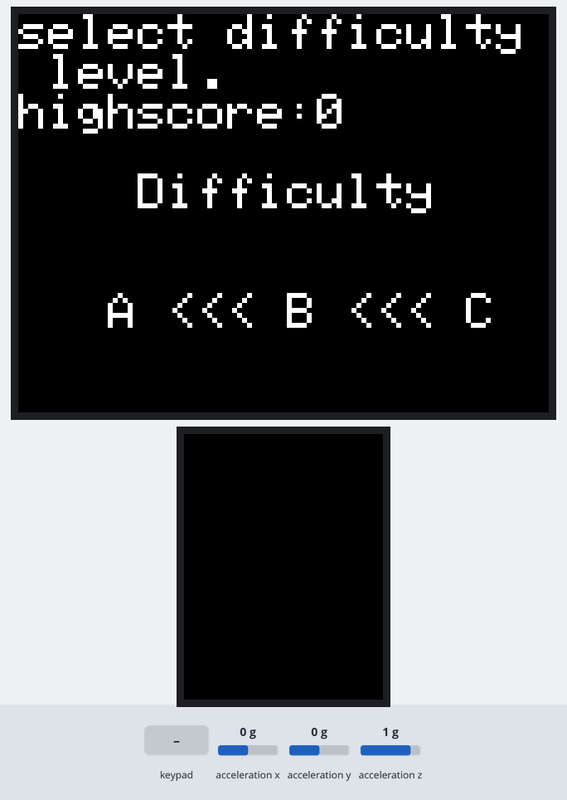
A program run on a simulated ESP32. Parts: 320×240 colour display, 240×320 colour display. The inputs (shaded band) are chosen by the test bench; at power-on: acceleration y 0 g, acceleration x 0 g, acceleration z 1 g. The local clock reads 2024-03-15 10:24:30 at power-on unless the program sets it; random numbers use the default seed unless the program sets one.

Above: at 1.5 s.
1.6 s: key 'A' pressed
At 2.9 s:
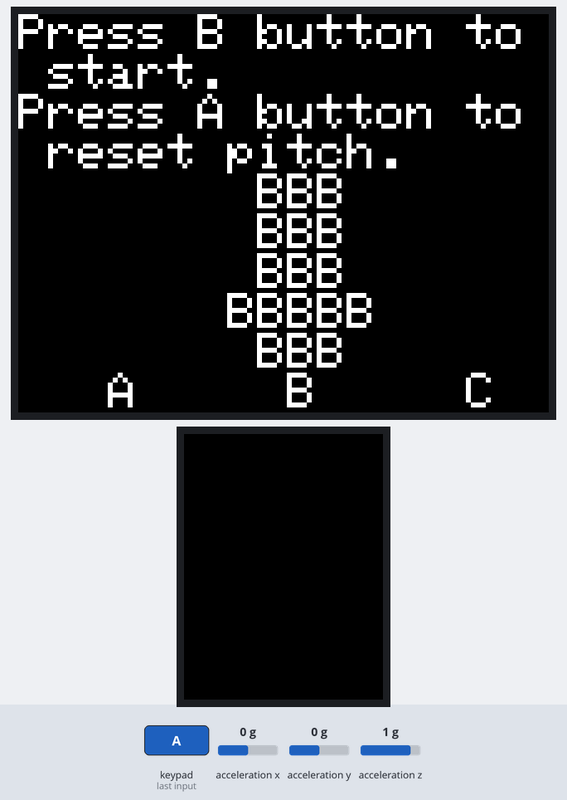
3.2 s: key 'B' pressed
At 3.6 s:
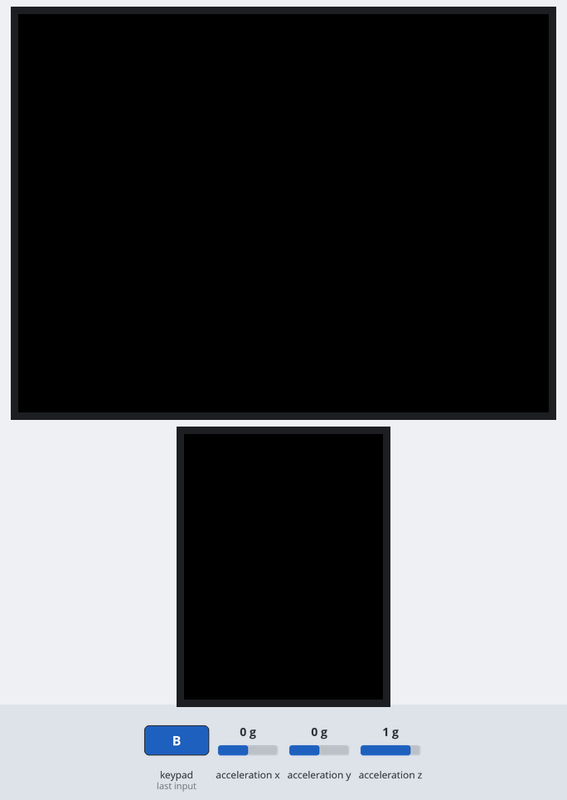
6.2 s: key 'A' pressed
At 6.72 s:
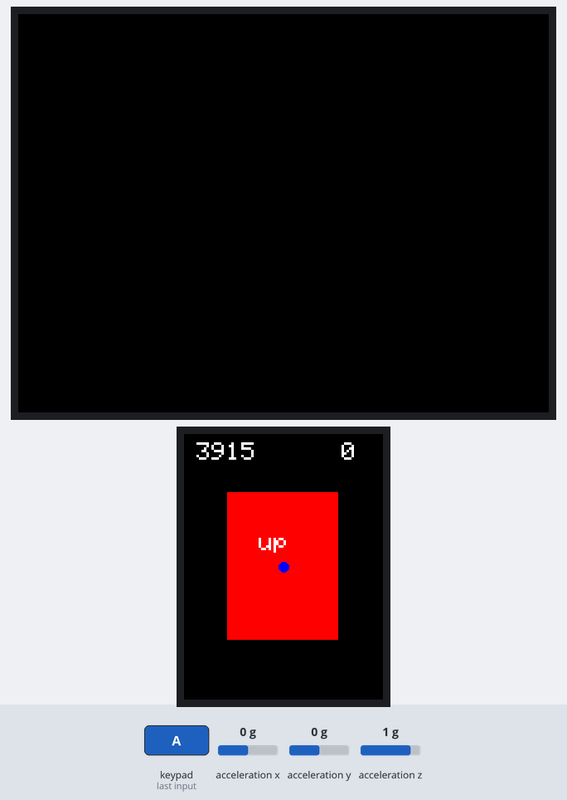
8.0 s: acceleration y set to -1.4 g
At 10.0 s:
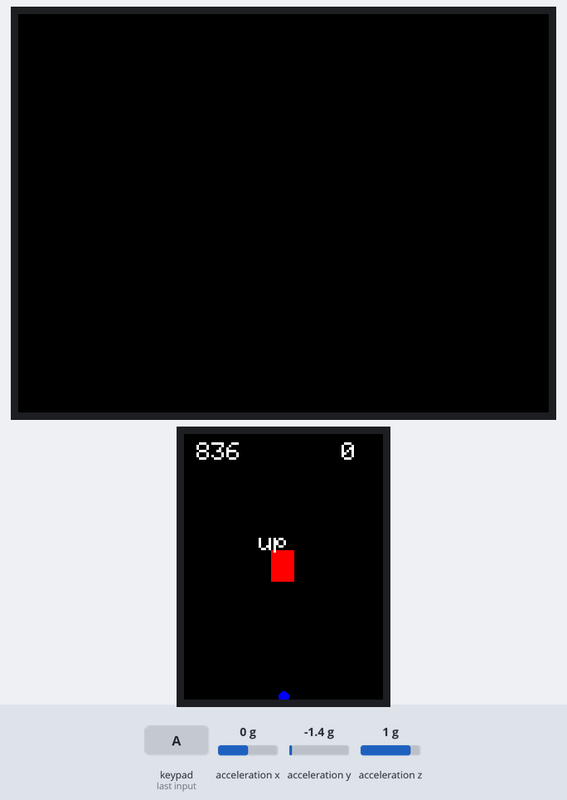
11.0 s: key 'A' pressed
At 11.8 s:
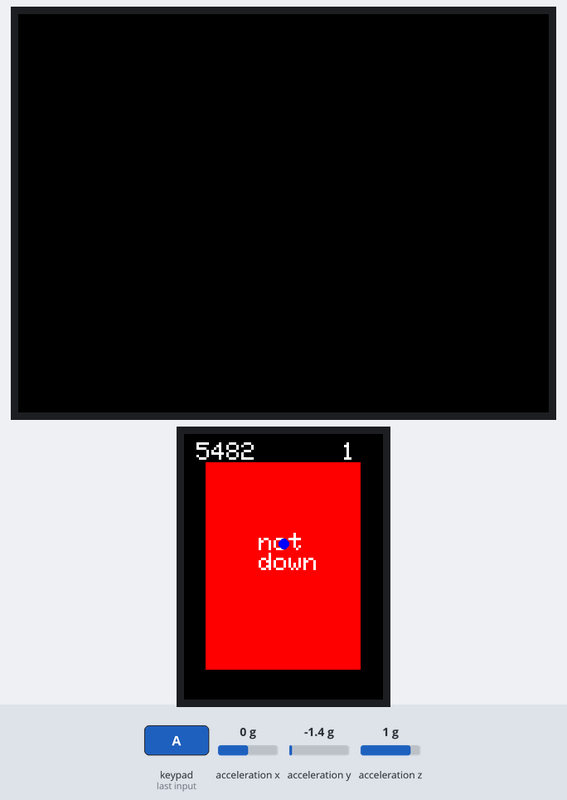
12.9 s: acceleration x set to -1.4 g
At 17.8 s:
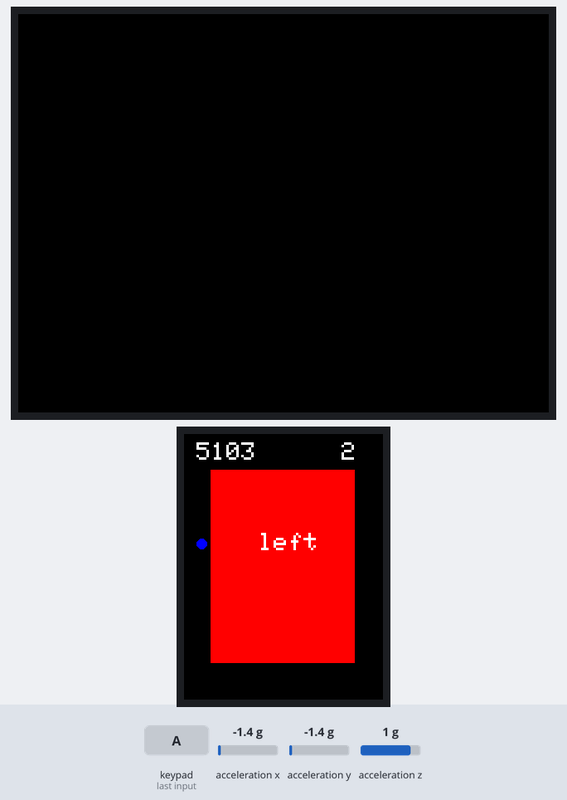
Timing chart, 0 to 19.3 s (numbered marks = the images above; inputs shaded):
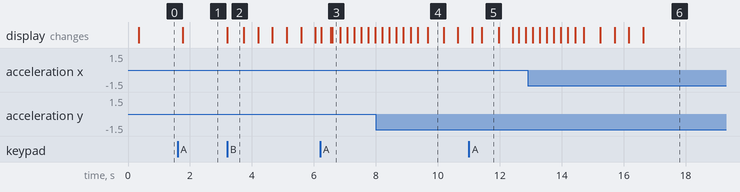

The program:

main.cpp
```cpp
// Last update: 2021-09-26 20:00:00

#define LGFX_M5STACK_CORE2
#include <M5Core2.h>
#define LGFX_AUTODETECT
#include <LovyanGFX.hpp>
#include <stdlib.h>
#include <stdio.h>
#include <iostream>
#include <string>

using namespace std;

int room = 0;

int room0_flag = 0;

int combo = 0;

float circle_x = 0.0F;
float circle_y = 0.0F;

float pitch = 0.0F;
float roll = 0.0F;
float yaw = 0.0F;

float tempitch = 0.0F;
float temroll = 0.0F;
float temyaw = 0.0F;

float repitch = 0.0F;
float reroll = 0.0F;
float reyaw = 0.0F;

int i = 0;
int qi = 0;
int printq = 0;

int quiz_time = 0;
int millis_time = 0;
int limit_time = 0;

int quiz_difficulty = 0;

int quiz_limit = 5000;

int goal_st = 0;

int highscore = 0;

int ans[4] = {0,0,0,0};
int j;

int test = 0;

static LGFX lcd;
static LGFX_Sprite sprite(&lcd);     // スプライト１を生成（描画先：lcd（ディスプレイ））

int question = 0;

string quiz;

void vibration() {

    M5.Axp.SetLDOEnable(3, true);  // 3番をtrueにしてバイブレーション開始
    delay(50);                   // バイブレーションの長さ（ms）はお好みで調整
    M5.Axp.SetLDOEnable(3, false); // 3番をfalseにしてバイブレーション修了

}

void setup()
{
    M5.begin();    // Init M5Core.  M5Coreを初期化する
    M5.IMU.Init(); // Init IMU sensor.  IMUセンサを初期化する
    lcd.init();
    lcd.setBrightness(255);
    srand(time(NULL));

    circle_x = lcd.width() / 2;
    circle_y = lcd.height() / 2;

    sprite.setColorDepth(8);
    sprite.createSprite(lcd.width(), lcd.height());

}

void loop()
{

    M5.update();
    if (room == -1) {
        combo = 0;
        pitch = 0.0F;
        roll = 0.0F;
        yaw = 0.0F;
        tempitch = 0.0F;
        temroll = 0.0F;
        temyaw = 0.0F;
        repitch = 0.0F;
        reroll = 0.0F;
        reyaw = 0.0F;
        i = 0;
        qi = 0;
        printq = 0;
        quiz_time = 0;
        millis_time = 0;
        limit_time = 0;
        quiz_difficulty = 0;
        goal_st = 0;
        test = 0;
        quiz = "";
        question = 0;
        M5.Lcd.fillScreen(BLACK);
        circle_x = lcd.width() / 2;
        circle_y = lcd.height() / 2;
        room0_flag = 0;
        room = 0;
        for (j = 0; j < 4; j++)
            ans[j] = 0;
    }
    if (room == 0) {
        if (room0_flag == 0) {
            M5.Lcd.setCursor(0, 0);
            M5.Lcd.setTextSize(3);
            M5.Lcd.printf("select difficulty level.\nhighscore:");
            M5.Lcd.printf("%d", highscore);
            M5.Lcd.printf("\n\n    Difficulty\n\n\n   A <<< B <<< C");
            room0_flag = 1;

        }
        if (M5.BtnA.isPressed()) {

            room = 1;
            quiz_difficulty = 1;
            M5.Lcd.fillScreen(BLACK);
            room0_flag = 0;

        }
        if (M5.BtnB.wasReleased()) {

            room = 1;
            quiz_difficulty = 2;
            M5.Lcd.fillScreen(BLACK);
            room0_flag = 0;

        }
        if (M5.BtnC.isPressed()) {

            room = 1;
            quiz_difficulty = 3;
            M5.Lcd.fillScreen(BLACK);
            room0_flag = 0;

        }

    }
    if (room == 1){
        if (room0_flag == 0){

            M5.Lcd.setCursor(0, 0);
            M5.Lcd.setTextSize(3);
            M5.Lcd.print("Press B button to start.\nPress A button to reset pitch.\n        BBB\n        BBB\n        BBB\n       BBBBB\n        BBB\n   A     B     C");
            room0_flag = 1;

        }
        if (M5.BtnB.isPressed()) {

            room = 2;
            M5.Lcd.fillScreen(BLACK);
            quiz_time = millis();

        }

    }

    if (room == 2){
        if (M5.BtnA.isPressed()) {

            M5.Lcd.fillScreen(GREEN);
            M5.Lcd.setCursor(0,0);
            M5.Lcd.print("resetting");
            M5.Axp.SetLDOEnable(3, true);

            circle_x = lcd.width() / 2;
            circle_y = lcd.height() / 2;

        }

        if (M5.BtnA.wasReleased()){

            M5.IMU.getAhrsData(
            &tempitch, &temroll,&temyaw);

            M5.Lcd.fillScreen(BLACK);
            M5.Axp.SetLDOEnable(3, false);

        }

        repitch = pitch - tempitch ;
        reroll = roll - temroll;
        reyaw = yaw - temyaw;

        M5.IMU.getAhrsData(
            &pitch, &roll,
            &yaw); // Stores the inertial sensor attitude.  存储惯性传感器的姿态
        sprite.fillScreen(BLACK);
        sprite.setCursor(0, 0);

        if (millis() - quiz_time > quiz_limit){

            printq = 4;

        }

        quiz_limit = (10 /((combo / 10) + 1)) * (10 / quiz_difficulty) * 70 ;

        if (printq == 4){

            sprite.setCursor(20, 65);
            sprite.setTextSize(5);
            sprite.printf("GAME OVER");
            sprite.setCursor(50, 20);
            sprite.setTextSize(2);
            sprite.printf("press B to restart.");
            limit_time = quiz_limit;
            if (highscore <= combo)
                highscore = combo;

            if (M5.BtnB.wasReleased())
                room = -1;
        }

        if (printq != 4) {

            limit_time = millis() - quiz_time;

            if (printq == 2) {
                if (ans[goal_st % 4] == 1) { //正解
                    printq = 3;
                    srand(time(NULL));
                    question = 0 + (int)(rand() * (quiz_difficulty * 5 - 0 + 1.0) / (1.0 + RAND_MAX));
                    quiz_time = millis();
                    millis_time = 0;
                    vibration();
                    combo += 1;
                } else { //不正解
                    printq = 4;
                    M5.Axp.SetLDOEnable(3, true);  // 3番をtrueにしてバイブレーション開始
                    delay(3000);                   // バイブレーションの長さ（ms）はお好みで調整
                    M5.Axp.SetLDOEnable(3, false); // 3番をfalseにしてバイブレーション修了
                }
            }

            if (printq == 3) {
                quiz = "";
                for (j = 0; j < 4; j++)
                    ans[j] = 0;
                printq = 0;
            }

            for (qi = 0; qi < (question / 4); qi++) {
                if (printq == 0) {
                    quiz += "\n     not";
                    for (j = 0; j < 4; j++)
                        ans[j] = !ans[j];
                }
            }

            if (question % 4 == 0) {
                if (printq == 0) {
                    quiz += "\n     up";
                    ans[0] = !ans[0];
                    printq = 1;
                }
            }

            if (question % 4 == 1) {
                if (printq == 0) {
                    quiz += "\n     down";
                    ans[1] = !ans[1];
                    printq = 1;
                }
            }

            if (question % 4 == 2) {
                if (printq == 0) {
                    quiz += "\n     right";
                    ans[2] = !ans[2];
                    printq = 1;
                }
            }

            if (question % 4 == 3) {
                if (printq == 0) {
                    quiz += "\n     left";
                    ans[3] = !ans[3];
                    printq = 1;
                }
            }

            // 円の座標の指定
            circle_x += repitch / 2 ;
            circle_y += reroll / 2 ;
            if (circle_y <= 0) {
                circle_y += lcd.height();
                goal_st = 0;
                printq = 2;
            }
            if (circle_y >= lcd.height()) {
                circle_y += -lcd.height();
                goal_st = 1;
                printq = 2;
            }
            if (circle_x >= lcd.width()) {
                circle_x += -lcd.width();
                goal_st = 2;
                printq = 2;
            }
            if (circle_x <= 0) {
                circle_x = lcd.width();
                goal_st = 3;
                printq = 2;
            }
            sprite.fillRect(lcd.width() * limit_time/quiz_limit/2, lcd.height() * limit_time/quiz_limit/2,
            lcd.width() * (quiz_limit-limit_time)/quiz_limit, lcd.height() * (quiz_limit-limit_time)/quiz_limit, RED);
        }


        sprite.setCursor(15, 95);
        sprite.setTextSize(3);
        sprite.printf(quiz.c_str());
        sprite.setCursor(15, 10);
        sprite.setTextSize(3);

        sprite.printf("%d",quiz_limit - (limit_time));
        sprite.setCursor(lcd.width()-50, 10);
        sprite.setTextSize(3);

        sprite.printf("%d",combo);


        sprite.fillCircle(circle_x, circle_y, 6, BLUE);
        sprite.pushSprite(0,0);

        i += 1 ;

    }
}
```

Measured:
- after the input at 1.6 s, the display: changes after 0.16 s (image 1)
- after the input at 3.2 s, the display: changes at once (image 2)
- what the display in image 2 shows lasts 0.5 s, from 3.2 s to 3.7 s
